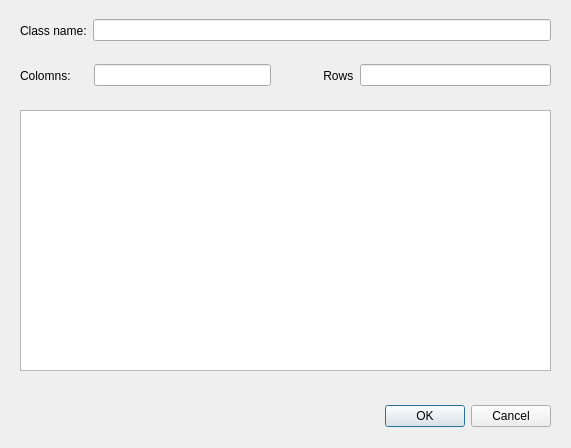
<?xml version="1.0" encoding="UTF-8"?>
<ui version="4.0">
 <class>Dialog</class>
 <widget class="QDialog" name="Dialog">
  <property name="geometry">
   <rect>
    <x>0</x>
    <y>0</y>
    <width>571</width>
    <height>448</height>
   </rect>
  </property>
  <property name="windowTitle">
   <string>Dialog</string>
  </property>
  <widget class="QDialogButtonBox" name="buttonBox">
   <property name="geometry">
    <rect>
     <x>20</x>
     <y>400</y>
     <width>531</width>
     <height>32</height>
    </rect>
   </property>
   <property name="orientation">
    <enum>Qt::Horizontal</enum>
   </property>
   <property name="standardButtons">
    <set>QDialogButtonBox::Cancel|QDialogButtonBox::Ok</set>
   </property>
  </widget>
  <widget class="QWidget" name="horizontalLayoutWidget">
   <property name="geometry">
    <rect>
     <x>20</x>
     <y>10</y>
     <width>531</width>
     <height>41</height>
    </rect>
   </property>
   <layout class="QHBoxLayout" name="horizontalLayout">
    <item>
     <widget class="QLabel" name="label">
      <property name="text">
       <string>Class name:</string>
      </property>
     </widget>
    </item>
    <item>
     <widget class="QLineEdit" name="lineEdit"/>
    </item>
   </layout>
  </widget>
  <widget class="QWidget" name="horizontalLayoutWidget_2">
   <property name="geometry">
    <rect>
     <x>20</x>
     <y>60</y>
     <width>251</width>
     <height>31</height>
    </rect>
   </property>
   <layout class="QHBoxLayout" name="horizontalLayout_2">
    <item>
     <widget class="QLabel" name="label_2">
      <property name="text">
       <string>Colomns:     </string>
      </property>
     </widget>
    </item>
    <item>
     <widget class="QLineEdit" name="colomns"/>
    </item>
   </layout>
  </widget>
  <widget class="QWidget" name="horizontalLayoutWidget_3">
   <property name="geometry">
    <rect>
     <x>300</x>
     <y>60</y>
     <width>251</width>
     <height>31</height>
    </rect>
   </property>
   <layout class="QHBoxLayout" name="horizontalLayout_3">
    <item>
     <widget class="QLabel" name="label_3">
      <property name="text">
       <string>       Rows</string>
      </property>
     </widget>
    </item>
    <item>
     <widget class="QLineEdit" name="rows"/>
    </item>
   </layout>
  </widget>
  <widget class="QTableWidget" name="tableWidget">
   <property name="geometry">
    <rect>
     <x>20</x>
     <y>110</y>
     <width>531</width>
     <height>261</height>
    </rect>
   </property>
  </widget>
 </widget>
 <resources/>
 <connections>
  <connection>
   <sender>buttonBox</sender>
   <signal>accepted()</signal>
   <receiver>Dialog</receiver>
   <slot>accept()</slot>
   <hints>
    <hint type="sourcelabel">
     <x>248</x>
     <y>254</y>
    </hint>
    <hint type="destinationlabel">
     <x>157</x>
     <y>274</y>
    </hint>
   </hints>
  </connection>
  <connection>
   <sender>buttonBox</sender>
   <signal>rejected()</signal>
   <receiver>Dialog</receiver>
   <slot>reject()</slot>
   <hints>
    <hint type="sourcelabel">
     <x>316</x>
     <y>260</y>
    </hint>
    <hint type="destinationlabel">
     <x>286</x>
     <y>274</y>
    </hint>
   </hints>
  </connection>
 </connections>
</ui>
